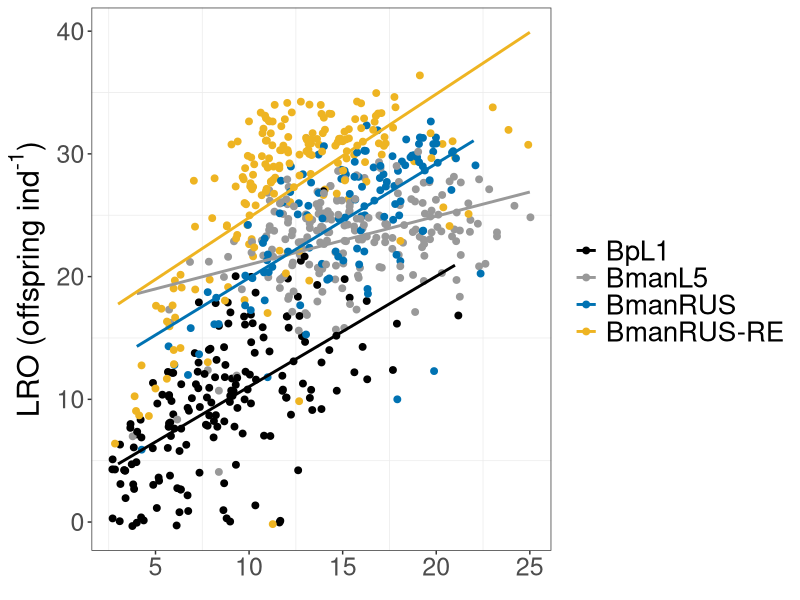

Write the R code that produced this figure. (Note: this script raises an error after producing the figure.)
# Code for analyzing and visualizing relationships between lifespan and reproduction (trade-offs present?)

# Required packages:
library(tidyverse)
library(reshape2)
library(survival)
library(survminer)
library(car)
library(lsmeans)

# Loading and reformatting data--------------------------------------------------------------------

surv_data <- read_csv("survival.csv")

# Changing the order of the factors and removing censored individuals
surv_data <- surv_data[with(surv_data, order(generation, maternal_age, strain)),]
surv_data_no_censor <- filter(surv_data, censor != 0)

neonate_data <- read_csv("neonates.csv")
neonate_data <- neonate_data[with(neonate_data, order(generation, maternal_age, strain)),]
neonate_data_no_censor <- filter(neonate_data, censor != 0)

rep_data <- read_csv("rep_period.csv")
rep_data <- rep_data[with(rep_data, order(generation, maternal_age, strain)),]
rep_data_no_censor <- filter(rep_data, censor != 0)

# Modifying the datasets from wide to long format (needed for plotting and analysis):
surv_long <- melt(data = surv_data_no_censor, 
                  id.vars = c("generation", "maternal_age", "strain", 
                              "plate", "well"),
                  variable.name = "day",
                  value.name = "dead_alive")
surv_long <- filter(surv_long, day != "censor")

neo_long <- melt(data = neonate_data_no_censor,
                 id.vars = c("generation", "maternal_age", "strain", "plate", "well"),
                 variable.name = "day",
                 value.name = "num_neonates")
neo_long <- filter(neo_long, day != "censor")

rep_long <- melt(data = rep_data_no_censor,
                    id.vars = c("generation", "maternal_age", "strain", "plate", "well"),
                    variable.name = "day",
                    value.name = "num_rep_days")
rep_long <- filter(rep_long, day != "censor")

# Per individual calculations: ------------------------------------------------------------------

# Calculating lifespan per individual:
survival_data_per_ind <- surv_long %>%
  group_by(generation, maternal_age, strain, plate, well) %>%
  summarize(surv_time = sum(dead_alive, na.rm = TRUE))

# Calculating LRO per individual:
LRO_per_ind <- neo_long %>%
  group_by(generation, maternal_age, strain, plate, well) %>%
  summarize(LRO = sum(num_neonates, na.rm = TRUE),
            fifty_percent_LT = (sum(num_neonates, na.rm = TRUE))*0.5)

# Calculating time of 50% LRO production
# Excluding individuals with an LRO of zero:
LRO_per_ind_excl0 <- filter(LRO_per_ind, LRO != 0)

neo_long <- neo_long[with(neo_long, order(generation, maternal_age, strain, plate, well)),]

neo_long <- neo_long %>%
  group_by(generation, maternal_age, strain, plate, well) %>%
  mutate(cum_LRO = cumsum(num_neonates))

neo_merge <- merge(LRO_per_ind_excl0, neo_long, by = c("generation","maternal_age","strain","plate","well"))

sub <- subset(neo_merge, cum_LRO >= fifty_percent_LT , select = c(generation,maternal_age,strain,plate,well,LRO,fifty_percent_LT,day,cum_LRO))

sub$day <- as.numeric(sub$day)
sub_summ <- sub %>%
  group_by(generation, maternal_age, strain, plate, well) %>%
  summarize(time_fifty = min(day))

# Calculating reproductive period per individual:
rep_per_ind <- rep_long %>%
  group_by(generation, maternal_age, strain, plate, well) %>%
  summarize(rep_time = sum(num_rep_days, na.rm = TRUE),
            length = length(num_rep_days[!is.na(num_rep_days)]),
            percent_rep = (rep_time/length)*100)

# Exploring tradeoffs: LRO versus lifespan: ---------------------------------------------------

# Making a dataframe with lifespan and LRO data:
tradeoff_df <- cbind(survival_data_per_ind, LRO_per_ind$LRO)
tradeoff_df <- rename(tradeoff_df, "LRO" = "...7")
tradeoff_df_F1 <- filter(tradeoff_df, generation != "F0")

# Exploring differences among strains, lumping across maternal age cohorts:

# Statistics:
m.interaction <- lm(LRO ~ surv_time*strain, data = tradeoff_df_F1)
anova(m.interaction)

m.interaction$coefficients
m.lst <- lstrends(m.interaction, "strain", var="surv_time")
pairs(m.lst)

tradeoff_df_F1$strain <- factor(tradeoff_df_F1$strain, levels = c("BpL1", "L5", "RUS", "RUS-RE"), labels = c("BpL1", "BmanL5", "BmanRUS", "BmanRUS-RE"))

# Visualization:
TO_1 <- ggplot(tradeoff_df_F1, aes(x=surv_time, y=LRO, color = strain)) +
  geom_jitter(size=2) +
  geom_smooth(method="lm", se= FALSE) +
  scale_color_manual(values = c("black", "#999999", "#0072B2", "goldenrod2"), name = "") +
  xlab(element_blank()) +
  ylab(expression(paste("LRO (offspring ind"^"-1"*")"))) +
  theme_bw() +
  theme(panel.grid.major = element_blank(), 
        axis.title=element_text(size=22), 
        axis.text=element_text(size=18),
        legend.text=element_text(size=20))
TO_1

# Exploring relationships among maternal age cohorts, within each strain:

tradeoff_df_F1_L5 <- filter(tradeoff_df_F1, strain == "BmanL5")
tradeoff_df_F1_RUS <- filter(tradeoff_df_F1, strain == "BmanRUS")
tradeoff_df_F1_RUS_RE <- filter(tradeoff_df_F1, strain == "BmanRUS-RE")
tradeoff_df_F1_BpL1 <- filter(tradeoff_df_F1, strain == "BpL1")

# BmanL5:

# Pooling maternal ages:
lm_L5 <- lm(LRO ~ surv_time, data = tradeoff_df_F1_L5)
summary(lm_L5)

# Statistics:
tradeoff_df_F1_L5$maternal_age <- factor(tradeoff_df_F1_L5$maternal_age, levels = c("3", "6", "10"), labels = c(
  "Y", "M","O"))

m.interaction <- lm(LRO ~ surv_time*maternal_age, data = tradeoff_df_F1_L5)
anova(m.interaction)

m.interaction$coefficients
m.lst <- lstrends(m.interaction, "maternal_age", var="surv_time")
pairs(m.lst)

# Visualization:
LRO_L5 <- ggplot(tradeoff_df_F1_L5, aes(x=surv_time, y=LRO, color = maternal_age)) +
  geom_jitter(size=2) +
  geom_smooth(method="lm", se= FALSE) +
  scale_color_manual(values = c("black", "#999999", "#0072B2"), labels = c("Y","M","O"), name="") +
  xlab(element_blank()) +
  geom_label(
    label="L5", 
    size = 8.5,
    x=6,
    y=30,
    label.size = 0,
    color = "black") +
  ylab("") +
  theme_bw() +
  theme(panel.grid.major = element_blank(), 
        axis.title=element_text(size=24), 
        axis.text=element_text(size=20),
        legend.text=element_text(size=16))
LRO_L5

# BmanRUS:

# Pooling maternal ages:
lm_RUS <- lm(LRO ~ surv_time, data = tradeoff_df_F1_RUS)
summary(lm_RUS)

# Statistics:
tradeoff_df_F1_RUS$maternal_age <- factor(tradeoff_df_F1_RUS$maternal_age, levels = c("3", "11"), labels = c(
  "Y", "O"))

m.interaction <- lm(LRO ~ surv_time*maternal_age, data = tradeoff_df_F1_RUS)
anova(m.interaction)

m.interaction$coefficients
m.lst <- lstrends(m.interaction, "maternal_age", var="surv_time")

# Visualization:
LRO_RUS <- ggplot(tradeoff_df_F1_RUS, aes(x=surv_time, y=LRO, color = maternal_age)) +
  geom_jitter(size=2) +
  geom_smooth(method="lm", se= FALSE) +
  scale_color_manual(values = c("black", "#0072B2"), labels = c("Y","O"), name="") +
  xlab(element_blank()) +
  ylab("") +
  geom_label(
    label="RUS", 
    size = 8.5,
    x=7,
    y=32,
    label.size = 0,
    color = "black") +
  theme_bw() +
  theme(panel.grid.major = element_blank(), 
        axis.title=element_text(size=24), 
        axis.text=element_text(size=20),
        legend.text=element_text(size=16))
LRO_RUS

# BmanRUS-RE:

# Pooling maternal ages:
lm_RUS_RE <- lm(LRO ~ surv_time, data = tradeoff_df_F1_RUS_RE)
summary(lm_RUS_RE)

# Statistics:
tradeoff_df_F1_RUS_RE$maternal_age <- factor(tradeoff_df_F1_RUS_RE$maternal_age, 
                                             levels = c("3", "6", "10"), labels = c("Y", "M","O"))

m.interaction <- lm(LRO ~ surv_time*maternal_age, data = tradeoff_df_F1_RUS_RE)
anova(m.interaction)

m.interaction$coefficients
m.lst <- lstrends(m.interaction, "maternal_age", var="surv_time")
pairs(m.lst)

# Visualization:
LRO_RUS_RE <- ggplot(tradeoff_df_F1_RUS_RE, aes(x=surv_time, y=LRO, color = maternal_age)) +
  geom_jitter(size=2) +
  geom_smooth(method="lm", se= FALSE) +
  scale_color_manual(values = c("black", "#999999", "#0072B2"), labels = c("Y","M","O"), name="") +
  xlab(element_blank()) +
  ylab("") +
  geom_label(
    label="RUS-RE", 
    size = 8.5,
    x=9,
    y=39,
    label.size = 0,
    color = "black") +
  theme_bw() +
  theme(panel.grid.major = element_blank(), 
        axis.title=element_text(size=24), 
        axis.text=element_text(size=20),
        legend.text=element_text(size=16))
LRO_RUS_RE

# BpL1:

# Pooling maternal ages:
lm_BpL1 <- lm(LRO ~ surv_time, data = tradeoff_df_F1_BpL1)
summary(lm_BpL1)

# Statistics:
tradeoff_df_F1_BpL1$maternal_age <- factor(tradeoff_df_F1_BpL1$maternal_age, 
                                           levels = c("3", "6", "9"), labels = c("Y", "M","O"))

m.interaction <- lm(LRO ~ surv_time*maternal_age, data = tradeoff_df_F1_BpL1)
anova(m.interaction)

m.interaction$coefficients
m.lst <- lstrends(m.interaction, "maternal_age", var="surv_time")
pairs(m.lst)

# Visualization:
LRO_BpL1 <- ggplot(tradeoff_df_F1_BpL1, aes(x=surv_time, y=LRO, color = maternal_age)) +
  geom_jitter(size=2) +
  geom_smooth(method="lm", se= FALSE) +
  scale_color_manual(values = c("black", "#999999", "#0072B2"), labels = c("Y","M","O"), name="") +
  xlab(element_blank()) +
  ylab("") +
  geom_label(
    label="BpL1", 
    size = 8.5,
    x=6,
    y=25,
    label.size = 0,
    color = "black") +
  theme_bw() +
  theme(panel.grid.major = element_blank(), 
        axis.title=element_text(size=24), 
        axis.text=element_text(size=20),
        legend.text=element_text(size=16))
LRO_BpL1

# Exploring tradeoffs: Reproductive period (percentage of lifespan) versus lifespan: ---------------------------------------------------

# Making a dataframe with lifespan and reproductive period data:
tradeoff_df_rep <- cbind(survival_data_per_ind, rep_per_ind$percent_rep)
tradeoff_df_rep <- rename(tradeoff_df_rep, "rep_percent" = "...7")
tradeoff_df_rep_F1 <- filter(tradeoff_df_rep, generation != "F0")

# Exploring differences among strains, lumping across maternal age cohorts:

# Statistics:
m.interaction <- lm(rep_percent ~ surv_time*strain, data = tradeoff_df_rep_F1)
anova(m.interaction)

m.interaction$coefficients
m.lst <- lstrends(m.interaction, "strain", var="surv_time")
pairs(m.lst)

tradeoff_df_rep_F1$strain <- factor(tradeoff_df_rep_F1$strain, levels = c("BpL1", "L5", "RUS", "RUS-RE"), labels = c("BpL1", "BmanL5", "BmanRUS", "BmanRUS-RE"))

# Visualization:
TO_2 <- ggplot(tradeoff_df_rep_F1, aes(x=surv_time, y=rep_percent, color = strain)) +
  geom_jitter(size=2) +
  geom_smooth(method="lm", se= FALSE) +
  scale_color_manual(values = c("black", "#999999", "#0072B2", "goldenrod2"), name = "") +
  xlab(element_blank()) +
  ylab("Reproductive period (% lifespan)") +
  theme_bw() +
  theme(panel.grid.major = element_blank(), 
        axis.title=element_text(size=22), 
        axis.text=element_text(size=18),
        legend.text = element_text(size=20))
TO_2

# Exploring relationships among maternal age cohorts, within each strain:

tradeoff_rep_L5 <- filter(tradeoff_df_rep_F1, strain == "BmanL5")
tradeoff_rep_RUS <- filter(tradeoff_df_rep_F1, strain == "BmanRUS")
tradeoff_rep_RUS_RE <- filter(tradeoff_df_rep_F1, strain == "BmanRUS-RE")
tradeoff_rep_BpL1 <- filter(tradeoff_df_rep_F1, strain == "BpL1")

# BmanL5:

# Statistics:
tradeoff_rep_L5$maternal_age <- factor(tradeoff_rep_L5$maternal_age, 
                                       levels = c("3", "6", "10"), labels = c("Y", "M","O"))

m.interaction <- lm(rep_percent ~ surv_time*maternal_age, data = tradeoff_rep_L5)
anova(m.interaction)

m.interaction$coefficients
m.lst <- lstrends(m.interaction, "maternal_age", var="surv_time")
pairs(m.lst)

# Visualization:
RPP_L5 <- ggplot(tradeoff_rep_L5, aes(x=surv_time, y=rep_percent, color = maternal_age)) +
  geom_jitter(size=2) +
  geom_smooth(method="lm", se= FALSE) +
  scale_color_manual(values = c("black", "#999999", "#0072B2"), labels = c("Y","M","O"), name="") +
  xlab(element_blank()) +
  ylab("") +
  theme_bw() +
  theme(panel.grid.major = element_blank(), 
        axis.title=element_text(size=24), 
        axis.text=element_text(size=20),
        legend.text=element_text(size=16))
RPP_L5

# BmanRUS:

# Statistics:
tradeoff_rep_RUS$maternal_age <- factor(tradeoff_rep_RUS$maternal_age, 
                                        levels = c("3", "11"), labels = c("Y","O"))

m.interaction <- lm(rep_percent ~ surv_time*maternal_age, data = tradeoff_rep_RUS)
anova(m.interaction)

m.interaction$coefficients
m.lst <- lstrends(m.interaction, "maternal_age", var="surv_time")

# Visualization:
RPP_RUS <- ggplot(tradeoff_rep_RUS, aes(x=surv_time, y=rep_percent, color = maternal_age)) +
  geom_jitter(size=2) +
  geom_smooth(method="lm", se= FALSE) +
  scale_color_manual(values = c("black", "#0072B2"), labels = c("Y","O"), name="") +
  xlab(element_blank()) +
  ylab("") +
  theme_bw() +
  theme(panel.grid.major = element_blank(), 
        axis.title=element_text(size=24), 
        axis.text=element_text(size=20),
        legend.text=element_text(size=16))
RPP_RUS

# BmanRUS-RE:

# Statistics:
tradeoff_rep_RUS_RE$maternal_age <- factor(tradeoff_rep_RUS_RE$maternal_age, 
                                           levels = c("3", "6", "10"), labels = c("Y", "M","O"))

m.interaction <- lm(rep_percent ~ surv_time*maternal_age, data = tradeoff_rep_RUS_RE)
anova(m.interaction)

m.interaction$coefficients
m.lst <- lstrends(m.interaction, "maternal_age", var="surv_time")
pairs(m.lst)

# Visualization:
RPP_RUS_RE <- ggplot(tradeoff_rep_RUS_RE, aes(x=surv_time, y=rep_percent, color = maternal_age)) +
  geom_jitter(size=2) +
  geom_smooth(method="lm", se= FALSE) +
  scale_color_manual(values = c("black", "#999999", "#0072B2"), labels = c("Y","M","O"), name="") +
  xlab(element_blank()) +
  ylab("") +
  theme_bw() +
  theme(panel.grid.major = element_blank(), 
        axis.title=element_text(size=24), 
        axis.text=element_text(size=20),
        legend.text=element_text(size=16))
RPP_RUS_RE

# BpL1:

# Statistics:
tradeoff_rep_BpL1$maternal_age <- factor(tradeoff_rep_BpL1$maternal_age, 
                                         levels = c("3", "6", "9"), labels = c("Y", "M","O"))

m.interaction <- lm(rep_percent ~ surv_time*maternal_age, data = tradeoff_rep_BpL1)
anova(m.interaction)

m.interaction$coefficients
m.lst <- lstrends(m.interaction, "maternal_age", var="surv_time")
pairs(m.lst)

# Visualization:
RPP_BpL1 <- ggplot(tradeoff_rep_BpL1, aes(x=surv_time, y=rep_percent, color = maternal_age)) +
  geom_jitter(size=2) +
  geom_smooth(method="lm", se= FALSE) +
  scale_color_manual(values = c("black", "#999999", "#0072B2"), labels = c("Y","M","O"), name="") +
  xlab(element_blank()) +
  ylab("") +
  theme_bw() +
  theme(panel.grid.major = element_blank(), 
        axis.title=element_text(size=24), 
        axis.text=element_text(size=20),
        legend.text=element_text(size=16))
RPP_BpL1

# Exploring tradeoffs: Reproductive period (days) versus lifespan: ---------------------------------------------------

# Making a dataframe with lifespan and reproductive period data:
tradeoff_df_repd <- cbind(survival_data_per_ind, rep_per_ind$rep_time)
tradeoff_df_repd <-  rename(tradeoff_df_repd, "rep_time" = "...7")
tradeoff_df_repd_F1 <- filter(tradeoff_df_repd, generation != "F0")

# Exploring differences among strains, lumping across maternal age cohorts:

# Statistics:
m.interaction <- lm(rep_time ~ surv_time*strain, data = tradeoff_df_repd_F1)
anova(m.interaction)

m.interaction$coefficients
m.lst <- lstrends(m.interaction, "strain", var="surv_time")
pairs(m.lst)

tradeoff_df_repd_F1$strain <- factor(tradeoff_df_repd_F1$strain, levels = c("BpL1", "L5", "RUS", "RUS-RE"), labels = c("BpL1", "BmanL5", "BmanRUS", "BmanRUS-RE"))

TO_3 <- ggplot(tradeoff_df_repd_F1, aes(x=surv_time, y=rep_time, color = strain)) +
  geom_jitter(size=2) +
  geom_smooth(method="lm", se= FALSE) +
  scale_color_manual(values = c("black", "#999999", "#0072B2", "goldenrod2"), name = "") +
  xlab(element_blank()) +
  ylab("Reproductive period (d)") +
  theme_bw() +
  theme(panel.grid.major = element_blank(), 
        axis.title=element_text(size=22), 
        axis.text=element_text(size=18),
        legend.text = element_text(size=20))
TO_3

# Exploring relationships among maternal age cohorts, within each strain:

tradeoff_repd_L5 <- filter(tradeoff_df_repd_F1, strain == "BmanL5")
tradeoff_repd_RUS <- filter(tradeoff_df_repd_F1, strain == "BmanRUS")
tradeoff_repd_RUS_RE <- filter(tradeoff_df_repd_F1, strain == "BmanRUS-RE")
tradeoff_repd_BpL1 <- filter(tradeoff_df_repd_F1, strain == "BpL1")

# BmanL5:

# Pooling maternal ages:
lm_L5 <- lm(rep_time ~ surv_time, data = tradeoff_repd_L5)
summary(lm_L5)

# Statistics:
tradeoff_repd_L5$maternal_age <- factor(tradeoff_repd_L5$maternal_age, 
                                        levels = c("3", "6", "10"), labels = c("Y", "M","O"))

m.interaction <- lm(rep_time ~ surv_time*maternal_age, data = tradeoff_repd_L5)
anova(m.interaction)

m.interaction$coefficients
m.lst <- lstrends(m.interaction, "maternal_age", var="surv_time")
pairs(m.lst)

# Visualization:
RPD_L5 <- ggplot(tradeoff_repd_L5, aes(x=surv_time, y=rep_time, color = maternal_age)) +
  geom_jitter(size=2) +
  geom_smooth(method="lm", se= FALSE) +
  scale_color_manual(values = c("black", "#999999", "#0072B2"), labels = c("Y","M","O"), name="") +
  xlab(element_blank()) +
  ylab("") +
  theme_bw() +
  theme(panel.grid.major = element_blank(), 
        axis.title=element_text(size=24), 
        axis.text=element_text(size=20),
        legend.text=element_text(size=16))
RPD_L5

# BmanRUS:

# Pooling maternal ages:
lm_RUS <- lm(rep_time ~ surv_time, data = tradeoff_repd_RUS)
summary(lm_RUS)

# Statistics:
tradeoff_repd_RUS$maternal_age <- factor(tradeoff_repd_RUS$maternal_age, 
                                         levels = c("3","11"), labels = c("Y", "O"))

m.interaction <- lm(rep_time ~ surv_time*maternal_age, data = tradeoff_repd_RUS)
anova(m.interaction)

m.interaction$coefficients
m.lst <- lstrends(m.interaction, "maternal_age", var="surv_time")

# Visualization:
RPD_RUS <- ggplot(tradeoff_repd_RUS, aes(x=surv_time, y=rep_time, color = maternal_age)) +
  geom_jitter(size=2) +
  geom_smooth(method="lm", se= FALSE) +
  scale_color_manual(values = c("black", "#0072B2"), labels = c("Y","O"), name="") +
  xlab(element_blank()) +
  ylab("") +
  theme_bw() +
  theme(panel.grid.major = element_blank(), 
        axis.title=element_text(size=24), 
        axis.text=element_text(size=20),
        legend.text=element_text(size=16))
RPD_RUS

# BmanRUS-RE:

# Pooling maternal ages:
lm_RUS_RE <- lm(rep_time ~ surv_time, data = tradeoff_repd_RUS_RE)
summary(lm_RUS_RE)

# Statistics:
tradeoff_repd_RUS_RE$maternal_age <- factor(tradeoff_repd_RUS_RE$maternal_age, 
                                            levels = c("3", "6", "10"), labels = c("Y", "M","O"))

m.interaction <- lm(rep_time ~ surv_time*maternal_age, data = tradeoff_repd_RUS_RE)
anova(m.interaction)

m.interaction$coefficients
m.lst <- lstrends(m.interaction, "maternal_age", var="surv_time")
pairs(m.lst)

# Visualization:
RPD_RUS_RE <- ggplot(tradeoff_repd_RUS_RE, aes(x=surv_time, y=rep_time, color = maternal_age)) +
  geom_jitter(size=2) +
  geom_smooth(method="lm", se= FALSE) +
  scale_color_manual(values = c("black", "#999999", "#0072B2"), labels = c("Y","M","O"), name="") +
  xlab(element_blank()) +
  ylab("") +
  theme_bw() +
  theme(panel.grid.major = element_blank(), 
        axis.title=element_text(size=24), 
        axis.text=element_text(size=20),
        legend.text=element_text(size=16))
RPD_RUS_RE

# BpL1:

# Pooling maternal ages:
lm_BpL1 <- lm(rep_time ~ surv_time, data = tradeoff_repd_BpL1)
summary(lm_BpL1)

# Statistics:
tradeoff_repd_BpL1$maternal_age <- factor(tradeoff_repd_BpL1$maternal_age, 
                                          levels = c("3", "6", "9"), labels = c("Y", "M","O"))

m.interaction <- lm(rep_time ~ surv_time*maternal_age, data = tradeoff_repd_BpL1)
anova(m.interaction)

m.interaction$coefficients
m.lst <- lstrends(m.interaction, "maternal_age", var="surv_time")
pairs(m.lst)

# Visualization:
RPD_BpL1 <- ggplot(tradeoff_repd_BpL1, aes(x=surv_time, y=rep_time, color = maternal_age)) +
  geom_jitter(size=2) +
  geom_smooth(method="lm", se= FALSE) +
  scale_color_manual(values = c("black", "#999999", "#0072B2"), labels = c("Y","M","O"), name="") +
  xlab(element_blank()) +
  ylab("") +
  theme_bw() +
  theme(panel.grid.major = element_blank(), 
        axis.title=element_text(size=24), 
        axis.text=element_text(size=20),
        legend.text=element_text(size=16))
RPD_BpL1

# Exploring tradeoffs: Timing of 50% LRO production versus lifespan: ---------------------------------------------------

# Making a dataframe with lifespan and 50% LRO data:
tradeoff_merge <- merge(survival_data_per_ind, sub_summ, by = c("generation","maternal_age","strain","plate","well"))
tradeoff_merge_F1 <- filter(tradeoff_merge, generation != "F0")

# Exploring differences among strains, lumping across maternal age cohorts:

# Statistics:
m.interaction <- lm(time_fifty ~ surv_time*strain, data = tradeoff_merge_F1)
anova(m.interaction)

m.interaction$coefficients
m.lst <- lstrends(m.interaction, "strain", var="surv_time")
pairs(m.lst)

tradeoff_merge_F1$strain <- factor(tradeoff_merge_F1$strain, 
                                   levels = c("BpL1", "L5", "RUS", "RUS-RE"), labels = c("BpL1", "BmanL5", "BmanRUS", "BmanRUS-RE"))

# Visualization:
TO_4 <- ggplot(tradeoff_merge_F1, aes(x=surv_time, y=time_fifty, color = strain)) +
  geom_jitter(size=2) +
  geom_smooth(method="lm", se= FALSE) +
  scale_color_manual(values = c("black", "#999999", "#0072B2", "goldenrod2"), name = "") +
  xlab(element_blank()) +
  ylab("Age of 50% LRO") +
  theme_bw() +
  theme(panel.grid.major = element_blank(), 
        axis.title=element_text(size=22), 
        axis.text=element_text(size=18),
        legend.text = element_text(size = 20))
TO_4

# Exploring relationships among maternal age cohorts, within each strain:

tradeoff_merge_L5 <- filter(tradeoff_merge_F1, strain == "BmanL5")
tradeoff_merge_RUS <- filter(tradeoff_merge_F1, strain == "BmanRUS")
tradeoff_merge_RUS_RE <- filter(tradeoff_merge_F1, strain == "BmanRUS-RE")
tradeoff_merge_BpL1 <- filter(tradeoff_merge_F1, strain == "BpL1")

# BmanL5:

# Pooling maternal ages:
lm_L5 <- lm(time_fifty ~ surv_time, data = tradeoff_merge_L5)
summary(lm_L5)

# Statistics:
tradeoff_merge_L5$maternal_age <- factor(tradeoff_merge_L5$maternal_age, 
                                         levels = c("3", "6", "10"), labels = c("Y", "M","O"))

m.interaction <- lm(time_fifty ~ surv_time*maternal_age, data = tradeoff_merge_L5)
anova(m.interaction)

m.interaction$coefficients
m.lst <- lstrends(m.interaction, "maternal_age", var="surv_time")
pairs(m.lst)

# Visualization:
LT50_L5 <- ggplot(tradeoff_merge_L5, aes(x=surv_time, y = time_fifty, color=maternal_age)) +
  geom_jitter(size=2) +
  geom_smooth(method="lm", se= FALSE) +
  scale_color_manual(values = c("black", "#999999", "#0072B2"), labels = c("Y","M","O"), name="") +
  xlab(element_blank()) +
  ylab("") +
  theme_bw() +
  theme(panel.grid.major = element_blank(), 
        axis.title=element_text(size=24), 
        axis.text=element_text(size=20),
        legend.text=element_text(size=16))
LT50_L5

# BmanRUS:

# Pooling maternal ages:
lm_RUS <- lm(time_fifty ~ surv_time, data = tradeoff_merge_RUS)
summary(lm_RUS)

# Statistics:
tradeoff_merge_RUS$maternal_age <- factor(tradeoff_merge_RUS$maternal_age, 
                                          levels = c("3", "11"), labels = c("Y","O"))

m.interaction <- lm(time_fifty ~ surv_time*maternal_age, data = tradeoff_merge_RUS)
anova(m.interaction)

m.interaction$coefficients
m.lst <- lstrends(m.interaction, "maternal_age", var="surv_time")

# Visualization:
LT50_RUS <- ggplot(tradeoff_merge_RUS, aes(x=surv_time, y = time_fifty, color=maternal_age)) +
  geom_jitter(size=2) +
  geom_smooth(method="lm", se= FALSE) +
  scale_color_manual(values = c("black", "#0072B2"), labels = c("Y","O"), name="") +
  xlab(element_blank()) +
  ylab("") +
  theme_bw() +
  theme(panel.grid.major = element_blank(), 
        axis.title=element_text(size=24), 
        axis.text=element_text(size=20),
        legend.text=element_text(size=16))
LT50_RUS

# BmanRUS-RE:

# Pooling maternal ages:
lm_RUS_RE <- lm(time_fifty ~ surv_time, data = tradeoff_merge_RUS_RE)
summary(lm_RUS_RE)

# Statistics:
tradeoff_merge_RUS_RE$maternal_age <- factor(tradeoff_merge_RUS_RE$maternal_age, 
                                             levels = c("3", "6", "10"), labels = c("Y", "M","O"))

m.interaction <- lm(time_fifty ~ surv_time*maternal_age, data = tradeoff_merge_RUS_RE)
anova(m.interaction)

m.interaction$coefficients
m.lst <- lstrends(m.interaction, "maternal_age", var="surv_time")
pairs(m.lst)

# Visualization:
LT50_RUS_RE <- ggplot(tradeoff_merge_RUS_RE, aes(x=surv_time, y = time_fifty, color=maternal_age)) +
  geom_jitter(size=2) +
  geom_smooth(method="lm", se= FALSE) +
  scale_color_manual(values = c("black", "#999999", "#0072B2"), labels = c("Y","M","O"), name="") +
  xlab(element_blank()) +
  ylab("") +
  theme_bw() +
  theme(panel.grid.major = element_blank(), 
        axis.title=element_text(size=24), 
        axis.text=element_text(size=20),
        legend.text=element_text(size=16))
LT50_RUS_RE

# BpL1:

# Pooling maternal ages:
lm_BpL1 <- lm(time_fifty ~ surv_time, data = tradeoff_merge_BpL1)
summary(lm_BpL1)

# Statistics:
tradeoff_merge_BpL1$maternal_age <- factor(tradeoff_merge_BpL1$maternal_age, 
                                           levels = c("3", "6", "9"), labels = c("Y", "M","O"))

m.interaction <- lm(time_fifty ~ surv_time*maternal_age, data = tradeoff_merge_BpL1)
anova(m.interaction)

m.interaction$coefficients
m.lst <- lstrends(m.interaction, "maternal_age", var="surv_time")
pairs(m.lst)

# Visualization:
LT50_BpL1 <- ggplot(tradeoff_merge_BpL1, aes(x=surv_time, y = time_fifty, color=maternal_age)) +
  geom_jitter(size=2) +
  geom_smooth(method="lm", se= FALSE) +
  scale_color_manual(values = c("black", "#999999", "#0072B2"), labels = c("Y","M","O"), name="") +
  xlab(element_blank()) +
  ylab("") +
  theme_bw() +
  theme(panel.grid.major = element_blank(), 
        axis.title=element_text(size=24), 
        axis.text=element_text(size=20),
        legend.text=element_text(size=16))
LT50_BpL1

# Reproducing supplemental trade-off figure:---------------------------------------------

tiff("tradeoff_supp.tiff", units="in", width=14, height=12, res=1200)
tradeoff <- ggarrange(TO_1, TO_2,
                      TO_3, TO_4,
                      ncol = 2, nrow = 2,
                      labels = c("A","B","C","D"),
                      font.label = list(size = 24),
                      common.legend = TRUE, legend = "top")
annotate_figure(tradeoff, bottom = textGrob("Lifespan (d)", gp = gpar(fontsize = 24)))
dev.off()

# Reproducing main text trade-off figure:--------------------------------------------------

LRO <- ggarrange(LRO_BpL1, LRO_RUS,
                 LRO_RUS_RE, LRO_L5,
                 ncol = 1, nrow = 4,
                 labels = c("A","E","I","M"),
                 font.label = list(size = 20),
                 common.legend = TRUE, legend = "top")

LRO <- annotate_figure(LRO, left = textGrob(expression(paste("Lifetime reproductive output (offspring ind"^"-1"*")")),
                                            rot = 90, gp = gpar(fontsize = 24)))
LRO

RPP <- ggarrange(RPP_BpL1, RPP_RUS,
                 RPP_RUS_RE, RPP_L5,
                 ncol = 1, nrow = 4,
                 labels = c("B","F","J","N"),
                 font.label = list(size = 20),
                 common.legend = TRUE, legend = "top")

RPP <- annotate_figure(RPP, left = textGrob("Reproductive period (% of lifespan)",
                                            rot = 90, gp = gpar(fontsize = 24)))
RPP

RPD <- ggarrange(RPD_BpL1, RPD_RUS,
                 RPD_RUS_RE, RPD_L5,
                 ncol = 1, nrow = 4,
                 labels = c("C","G","K","O"),
                 font.label = list(size = 20),
                 common.legend = TRUE, legend = "top")

RPD <- annotate_figure(RPD, left = textGrob("Reproductive period (d)", 
                                            rot = 90, gp = gpar(fontsize = 24)))
RPD

LT50 <- ggarrange(LT50_BpL1, LT50_RUS,
                  LT50_RUS_RE, LT50_L5,
                  ncol = 1, nrow = 4,
                  labels = c("D","H","L","P"),
                  font.label = list(size = 20),
                  common.legend = TRUE, legend = "top")

LT50 <- annotate_figure(LT50, left = textGrob("Age of 50% LRO (d)", 
                                              rot = 90, gp = gpar(fontsize = 24)))
LT50

tiff("tradeoff.tiff", units="in", width=16, height=12, res=1200)

BIG_BOI <- ggarrange(LRO, NULL, RPP, NULL, RPD, NULL, LT50,
                     ncol = 7, nrow = 1, widths = c(1, 0.1, 1, 0.1, 1, 0.1, 1))
annotate_figure(BIG_BOI, bottom = textGrob("Lifespan (d)", gp = gpar(fontsize = 28)))

dev.off()
